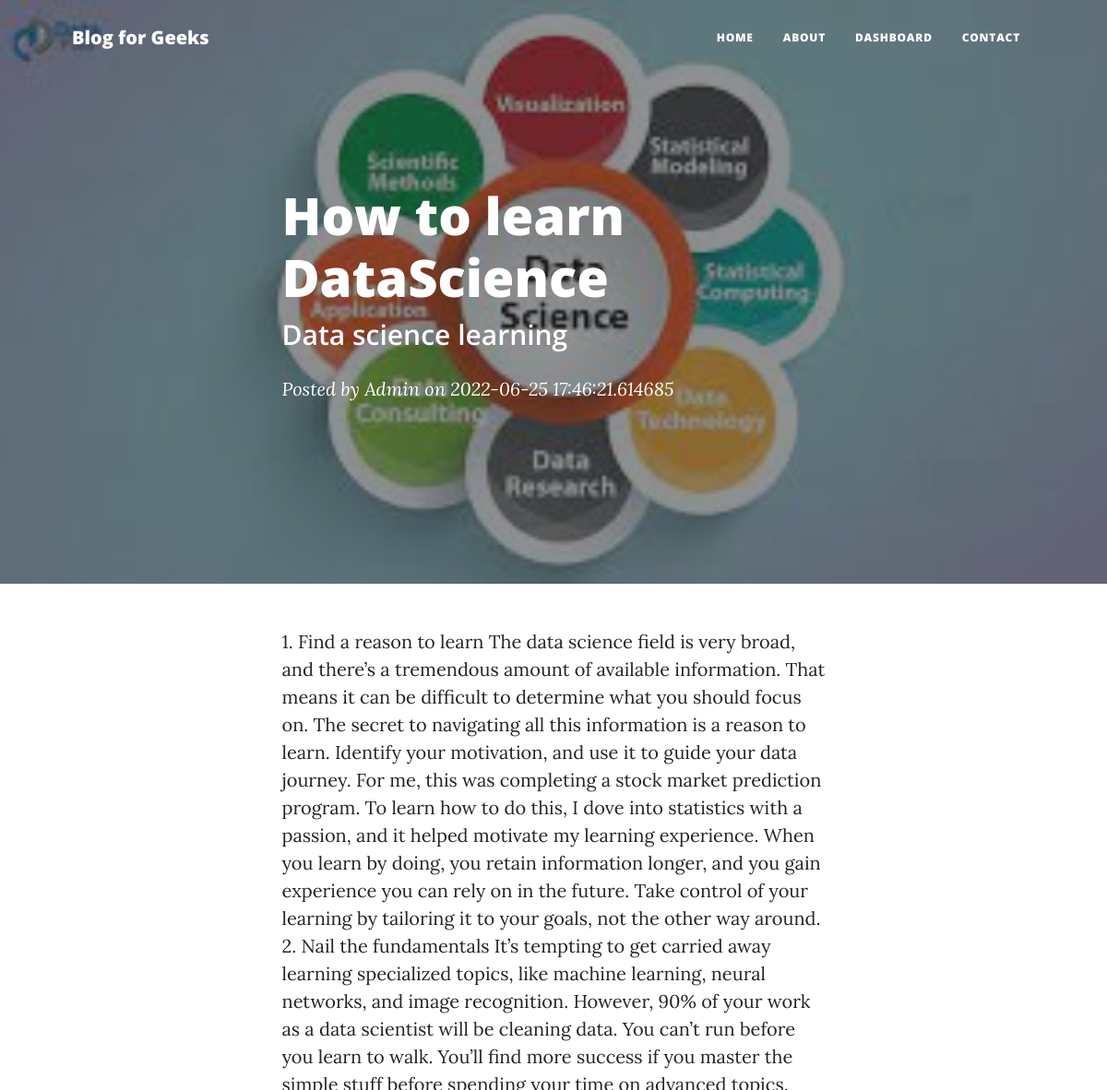
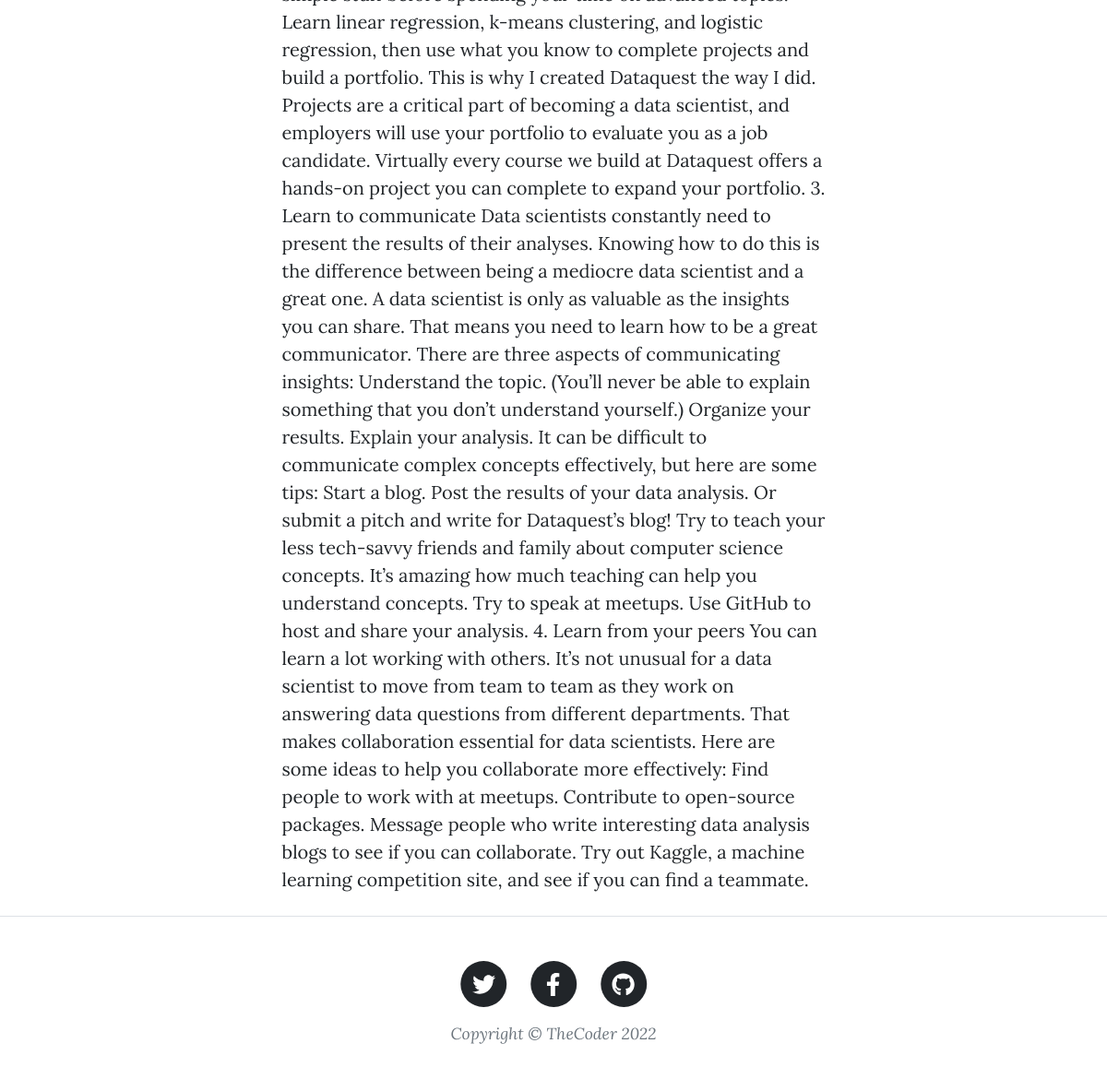
The app's page /post/learn-data-science with its own data (2 pictures, top to bottom).
### app.py (models this page shows, shortened)
class Posts(db.Model):
    sno = db.Column(db.Integer, primary_key=True)
    title = db.Column(db.String(80), nullable=False)
    subheading = db.Column(db.String(80), nullable=False)
    slug = db.Column(db.String(25), nullable=False)
    content = db.Column(db.String(120), nullable=False)
    date = db.Column(db.DateTime, default = datetime.now())
    img_file = db.Column(db.String(15), nullable=True)

### app.py (the view)
@app.route("/post/<string:post_slug>", methods=['GET'])
def post(post_slug):
    post = Posts.query.filter_by(slug=post_slug).first()
    return render_template('post.html', params=params, post=post)

### templates/post.html (shortened to what this page needs)
{% extends 'layout.html' %}
{% block body %}
        {% set fname = 'assets/img/' + post.img_file %}
        <header class="masthead" style="background-image: url(' {{ url_for('static', filename = fname) }}')">
            <div class="container position-relative px-4 px-lg-5">
                <div class="row gx-4 gx-lg-5 justify-content-center">
                    <div class="col-md-10 col-lg-8 col-xl-7">
                        <div class="post-heading">
                            <h1>{{post.title}}</h1>
                            <h2 class="subheading">{{post.subheading}}</h2>
                            <span class="meta">
                                Posted by
                                <a href="#!">Admin</a>
                                on {{post.date}}
                            </span>
                        </div>
                    </div>
                </div>
            </div>
        </header>
        <article class="mb-4">
            <div class="container px-4 px-lg-5">
                <div class="row gx-4 gx-lg-5 justify-content-center">
                    <div class="col-md-10 col-lg-8 col-xl-7">
                        {{post.content}}
                    </div>
                </div>
            </div>
        </article>
{% endblock%}

### records on screen
Posts: title "How to learn DataScience", subheading "Data science learning", date "2022-06-25 17:46:21.614685", content "1. Find a reason to learn The data science field is very broad, and there’s a tremendous amount of available information. That means it can be difficult to determine what you should focus on. The secret to navigating all this information is a reason to learn. Identify your motivation, and use it to guide your data journey. For me, this was completing a stock market prediction program. To learn how to do this, I dove into statistics with a passion, and it helped motivate my learning experience. When you learn by doing, you retain information longer, and you gain experience you can rely on in the future. Take control of your learning by tailoring it to your goals, not the other way around. 2.…"

### other values on screen
{{ params['blog_name'] }} "Blog for Geeks"
